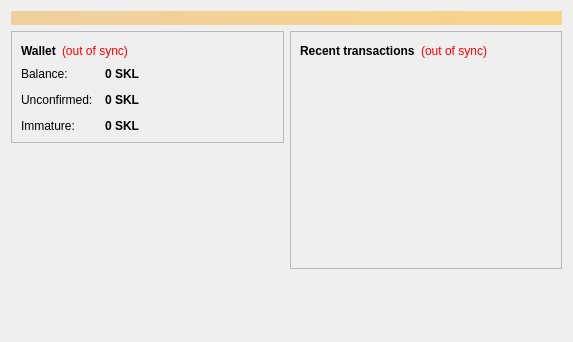
<?xml version="1.0" encoding="UTF-8"?>
<ui version="4.0">
 <class>OverviewPage</class>
 <widget class="QWidget" name="OverviewPage">
  <property name="geometry">
   <rect>
    <x>0</x>
    <y>0</y>
    <width>573</width>
    <height>342</height>
   </rect>
  </property>
  <property name="windowTitle">
   <string>Form</string>
  </property>
  <layout class="QVBoxLayout" name="topLayout">
   <item>
    <widget class="QLabel" name="labelAlerts">
     <property name="visible">
      <bool>false</bool>
     </property>
     <property name="styleSheet">
      <string notr="true">background-color: qlineargradient(x1: 0, y1: 0, x2: 1, y2: 0, stop:0 #F0D0A0, stop:1 #F8D488); color:#000000;</string>
     </property>
     <property name="wordWrap">
      <bool>true</bool>
     </property>
     <property name="margin">
      <number>3</number>
     </property>
    </widget>
   </item>
   <item>
    <layout class="QHBoxLayout" name="horizontalLayout" stretch="1,1">
     <item>
      <layout class="QVBoxLayout" name="verticalLayout_2">
       <item>
        <widget class="QFrame" name="frame">
         <property name="frameShape">
          <enum>QFrame::StyledPanel</enum>
         </property>
         <property name="frameShadow">
          <enum>QFrame::Raised</enum>
         </property>
         <layout class="QVBoxLayout" name="verticalLayout_4">
          <item>
           <layout class="QHBoxLayout" name="horizontalLayout_4">
            <item>
             <widget class="QLabel" name="label_5">
              <property name="font">
               <font>
                <weight>75</weight>
                <bold>true</bold>
               </font>
              </property>
              <property name="text">
               <string>Wallet</string>
              </property>
             </widget>
            </item>
            <item>
             <widget class="QLabel" name="labelWalletStatus">
              <property name="toolTip">
               <string>The displayed information may be out of date. Your wallet automatically synchronizes with the Shekel network after a connection is established, but this process has not completed yet.</string>
              </property>
              <property name="styleSheet">
               <string notr="true">QLabel { color: red; }</string>
              </property>
              <property name="text">
               <string notr="true">(out of sync)</string>
              </property>
              <property name="alignment">
               <set>Qt::AlignLeading|Qt::AlignLeft|Qt::AlignVCenter</set>
              </property>
             </widget>
            </item>
            <item>
             <spacer name="horizontalSpacer_2">
              <property name="orientation">
               <enum>Qt::Horizontal</enum>
              </property>
              <property name="sizeHint" stdset="0">
               <size>
                <width>40</width>
                <height>20</height>
               </size>
              </property>
             </spacer>
            </item>
           </layout>
          </item>
          <item>
           <layout class="QFormLayout" name="formLayout_2">
            <property name="fieldGrowthPolicy">
             <enum>QFormLayout::AllNonFixedFieldsGrow</enum>
            </property>
            <property name="horizontalSpacing">
             <number>12</number>
            </property>
            <property name="verticalSpacing">
             <number>12</number>
            </property>
            <item row="0" column="0">
             <widget class="QLabel" name="label">
              <property name="text">
               <string>Balance:</string>
              </property>
             </widget>
            </item>
            <item row="0" column="1">
             <widget class="QLabel" name="labelBalance">
              <property name="font">
               <font>
                <weight>75</weight>
                <bold>true</bold>
               </font>
              </property>
              <property name="cursor">
               <cursorShape>IBeamCursor</cursorShape>
              </property>
              <property name="toolTip">
               <string>Your current balance</string>
              </property>
              <property name="text">
               <string notr="true">0 SKL</string>
              </property>
              <property name="textInteractionFlags">
               <set>Qt::LinksAccessibleByMouse|Qt::TextSelectableByKeyboard|Qt::TextSelectableByMouse</set>
              </property>
             </widget>
            </item>
            <item row="1" column="0">
             <widget class="QLabel" name="label_3">
              <property name="text">
               <string>Unconfirmed:</string>
              </property>
             </widget>
            </item>
            <item row="1" column="1">
             <widget class="QLabel" name="labelUnconfirmed">
              <property name="font">
               <font>
                <weight>75</weight>
                <bold>true</bold>
               </font>
              </property>
              <property name="cursor">
               <cursorShape>IBeamCursor</cursorShape>
              </property>
              <property name="toolTip">
               <string>Total of transactions that have yet to be confirmed, and do not yet count toward the current balance</string>
              </property>
              <property name="text">
               <string notr="true">0 SKL</string>
              </property>
              <property name="textInteractionFlags">
               <set>Qt::LinksAccessibleByMouse|Qt::TextSelectableByKeyboard|Qt::TextSelectableByMouse</set>
              </property>
             </widget>
            </item>
            <item row="2" column="0">
             <widget class="QLabel" name="labelImmatureText">
              <property name="text">
               <string>Immature:</string>
              </property>
             </widget>
            </item>
            <item row="2" column="1">
             <widget class="QLabel" name="labelImmature">
              <property name="font">
               <font>
                <weight>75</weight>
                <bold>true</bold>
               </font>
              </property>
              <property name="toolTip">
               <string>Mined balance that has not yet matured</string>
              </property>
              <property name="text">
               <string notr="true">0 SKL</string>
              </property>
              <property name="textInteractionFlags">
               <set>Qt::LinksAccessibleByMouse|Qt::TextSelectableByKeyboard|Qt::TextSelectableByMouse</set>
              </property>
             </widget>
            </item>
           </layout>
          </item>
         </layout>
        </widget>
       </item>
       <item>
        <spacer name="verticalSpacer">
         <property name="orientation">
          <enum>Qt::Vertical</enum>
         </property>
         <property name="sizeHint" stdset="0">
          <size>
           <width>20</width>
           <height>40</height>
          </size>
         </property>
        </spacer>
       </item>
      </layout>
     </item>
     <item>
      <layout class="QVBoxLayout" name="verticalLayout_3">
       <item>
        <widget class="QFrame" name="frame_2">
         <property name="frameShape">
          <enum>QFrame::StyledPanel</enum>
         </property>
         <property name="frameShadow">
          <enum>QFrame::Raised</enum>
         </property>
         <layout class="QVBoxLayout" name="verticalLayout">
          <item>
           <layout class="QHBoxLayout" name="horizontalLayout_2">
            <item>
             <widget class="QLabel" name="label_4">
              <property name="text">
               <string>&lt;b&gt;Recent transactions&lt;/b&gt;</string>
              </property>
             </widget>
            </item>
            <item>
             <widget class="QLabel" name="labelTransactionsStatus">
              <property name="toolTip">
               <string>The displayed information may be out of date. Your wallet automatically synchronizes with the Shekel network after a connection is established, but this process has not completed yet.</string>
              </property>
              <property name="styleSheet">
               <string notr="true">QLabel { color: red; }</string>
              </property>
              <property name="text">
               <string notr="true">(out of sync)</string>
              </property>
              <property name="alignment">
               <set>Qt::AlignRight|Qt::AlignTrailing|Qt::AlignVCenter</set>
              </property>
             </widget>
            </item>
            <item>
             <spacer name="horizontalSpacer">
              <property name="orientation">
               <enum>Qt::Horizontal</enum>
              </property>
              <property name="sizeHint" stdset="0">
               <size>
                <width>40</width>
                <height>20</height>
               </size>
              </property>
             </spacer>
            </item>
           </layout>
          </item>
          <item>
           <widget class="QListView" name="listTransactions">
            <property name="styleSheet">
             <string notr="true">QListView { background: transparent; }</string>
            </property>
            <property name="frameShape">
             <enum>QFrame::NoFrame</enum>
            </property>
            <property name="verticalScrollBarPolicy">
             <enum>Qt::ScrollBarAlwaysOff</enum>
            </property>
            <property name="horizontalScrollBarPolicy">
             <enum>Qt::ScrollBarAlwaysOff</enum>
            </property>
            <property name="selectionMode">
             <enum>QAbstractItemView::NoSelection</enum>
            </property>
           </widget>
          </item>
         </layout>
        </widget>
       </item>
       <item>
        <spacer name="verticalSpacer_2">
         <property name="orientation">
          <enum>Qt::Vertical</enum>
         </property>
         <property name="sizeHint" stdset="0">
          <size>
           <width>20</width>
           <height>40</height>
          </size>
         </property>
        </spacer>
       </item>
      </layout>
     </item>
    </layout>
   </item>
  </layout>
 </widget>
 <resources/>
 <connections/>
</ui>
